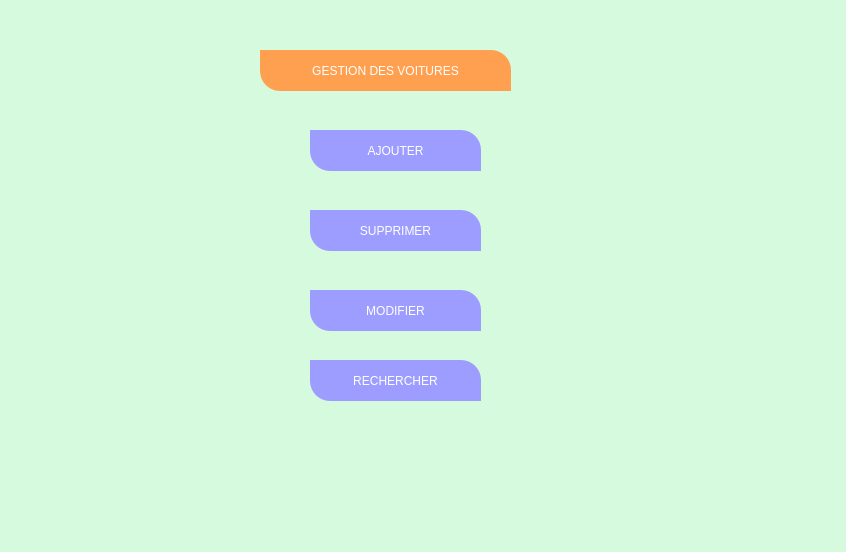
<?xml version="1.0" encoding="UTF-8"?>
<ui version="4.0">
 <class>Dialog</class>
 <widget class="QDialog" name="Dialog">
  <property name="geometry">
   <rect>
    <x>0</x>
    <y>0</y>
    <width>846</width>
    <height>552</height>
   </rect>
  </property>
  <property name="windowTitle">
   <string>Dialog</string>
  </property>
  <widget class="QLabel" name="label">
   <property name="geometry">
    <rect>
     <x>-10</x>
     <y>-20</y>
     <width>861</width>
     <height>581</height>
    </rect>
   </property>
   <property name="styleSheet">
    <string notr="true">background-image: url(:/newPrefix/v.jpg.jpg);
background-color: rgb(214, 250, 222);</string>
   </property>
   <property name="text">
    <string/>
   </property>
  </widget>
  <widget class="QPushButton" name="pushButton">
   <property name="geometry">
    <rect>
     <x>260</x>
     <y>50</y>
     <width>251</width>
     <height>41</height>
    </rect>
   </property>
   <property name="styleSheet">
    <string notr="true">background-color: rgb(255, 160, 80);
color: rgb(255, 255, 255);
font: 75 12pt &quot;MS Shell Dlg 2&quot;;
border-top-right-radius: 20px;
border-bottom-left-radius: 20px;
text-align:center;
padding:5px;</string>
   </property>
   <property name="text">
    <string>GESTION DES VOITURES</string>
   </property>
  </widget>
  <widget class="QPushButton" name="pushButton_4">
   <property name="geometry">
    <rect>
     <x>310</x>
     <y>130</y>
     <width>171</width>
     <height>41</height>
    </rect>
   </property>
   <property name="styleSheet">
    <string notr="true">color: rgb(255, 255, 255);
background-color: rgb(156, 157, 255);
font: 75 12pt &quot;MS Shell Dlg 2&quot;;
border-top-right-radius: 20px;
border-bottom-left-radius: 20px;
text-align:center;
padding:5px;</string>
   </property>
   <property name="text">
    <string>AJOUTER</string>
   </property>
  </widget>
  <widget class="QPushButton" name="pushButton_5">
   <property name="geometry">
    <rect>
     <x>310</x>
     <y>360</y>
     <width>171</width>
     <height>41</height>
    </rect>
   </property>
   <property name="styleSheet">
    <string notr="true">color: rgb(255, 255, 255);
background-color: rgb(156, 157, 255);
font: 75 12pt &quot;MS Shell Dlg 2&quot;;
border-top-right-radius: 20px;
border-bottom-left-radius: 20px;
text-align:center;
padding:5px;</string>
   </property>
   <property name="text">
    <string>RECHERCHER</string>
   </property>
  </widget>
  <widget class="QPushButton" name="pushButton_6">
   <property name="geometry">
    <rect>
     <x>310</x>
     <y>290</y>
     <width>171</width>
     <height>41</height>
    </rect>
   </property>
   <property name="styleSheet">
    <string notr="true">color: rgb(255, 255, 255);
background-color: rgb(156, 157, 255);
font: 75 12pt &quot;MS Shell Dlg 2&quot;;
border-top-right-radius: 20px;
border-bottom-left-radius: 20px;
text-align:center;
padding:5px;</string>
   </property>
   <property name="text">
    <string>MODIFIER</string>
   </property>
  </widget>
  <widget class="QPushButton" name="pushButton_7">
   <property name="geometry">
    <rect>
     <x>310</x>
     <y>210</y>
     <width>171</width>
     <height>41</height>
    </rect>
   </property>
   <property name="styleSheet">
    <string notr="true">color: rgb(255, 255, 255);
background-color: rgb(156, 157, 255);
font: 75 12pt &quot;MS Shell Dlg 2&quot;;
border-top-right-radius: 20px;
border-bottom-left-radius: 20px;
text-align:center;
padding:5px;</string>
   </property>
   <property name="text">
    <string>SUPPRIMER</string>
   </property>
  </widget>
 </widget>
 <resources>
  <include location="../projet_java/yyyy.qrc"/>
 </resources>
 <connections/>
</ui>
